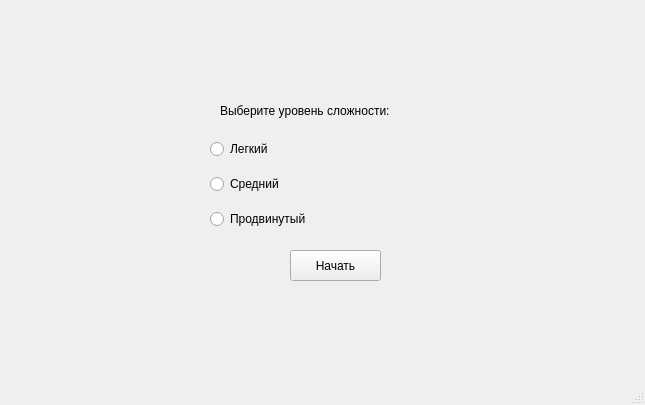
<?xml version="1.0" encoding="UTF-8"?>
<ui version="4.0">
 <class>MainWindow</class>
 <widget class="QMainWindow" name="MainWindow">
  <property name="geometry">
   <rect>
    <x>0</x>
    <y>0</y>
    <width>645</width>
    <height>405</height>
   </rect>
  </property>
  <property name="windowTitle">
   <string>Слова. Выбор уровня сложности</string>
  </property>
  <widget class="QWidget" name="centralwidget">
   <widget class="QPushButton" name="startWordsButton">
    <property name="geometry">
     <rect>
      <x>290</x>
      <y>250</y>
      <width>91</width>
      <height>31</height>
     </rect>
    </property>
    <property name="styleSheet">
     <string notr="true">font: 16pt &quot;MS Shell Dlg 2&quot;;</string>
    </property>
    <property name="text">
     <string>Начать</string>
    </property>
   </widget>
   <widget class="QLabel" name="label_2">
    <property name="geometry">
     <rect>
      <x>220</x>
      <y>100</y>
      <width>231</width>
      <height>21</height>
     </rect>
    </property>
    <property name="styleSheet">
     <string notr="true">font: 75 12pt &quot;MS Shell Dlg 2&quot;;</string>
    </property>
    <property name="text">
     <string>Выберите уровень сложности:</string>
    </property>
   </widget>
   <widget class="QWidget" name="verticalLayoutWidget_2">
    <property name="geometry">
     <rect>
      <x>210</x>
      <y>130</y>
      <width>251</width>
      <height>111</height>
     </rect>
    </property>
    <layout class="QVBoxLayout" name="verticalLayout_2">
     <item>
      <widget class="QRadioButton" name="easyWordsButton">
       <property name="styleSheet">
        <string notr="true">font: 11pt &quot;MS Shell Dlg 2&quot;;</string>
       </property>
       <property name="text">
        <string>Легкий</string>
       </property>
      </widget>
     </item>
     <item>
      <widget class="QRadioButton" name="mediumWordsButton">
       <property name="styleSheet">
        <string notr="true">font: 11pt &quot;MS Shell Dlg 2&quot;;</string>
       </property>
       <property name="text">
        <string>Средний</string>
       </property>
      </widget>
     </item>
     <item>
      <widget class="QRadioButton" name="difficultWordsButton">
       <property name="styleSheet">
        <string notr="true">font: 11pt &quot;MS Shell Dlg 2&quot;;</string>
       </property>
       <property name="text">
        <string>Продвинутый</string>
       </property>
      </widget>
     </item>
    </layout>
   </widget>
  </widget>
  <widget class="QStatusBar" name="statusbar"/>
 </widget>
 <resources/>
 <connections/>
</ui>
